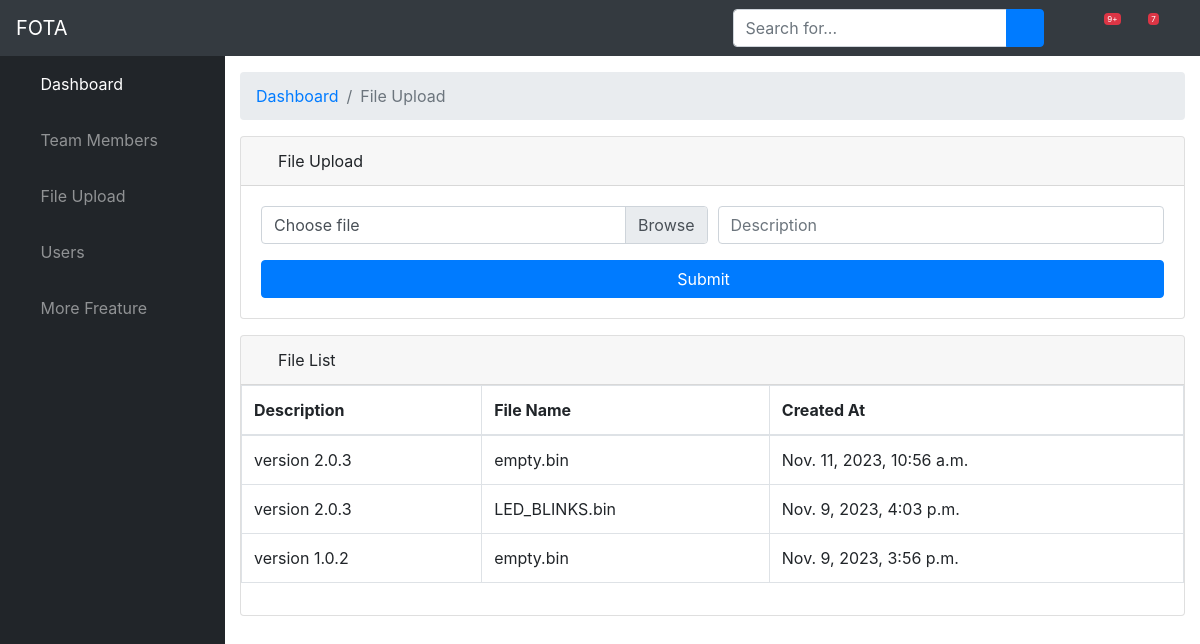
The app's page /fileupload (signed in) with its own data.
### crud/models.py (models this page shows)
class Document(models.Model):
    title = models.CharField(max_length=255, blank=True)
    description = models.CharField(max_length=255, blank=True)
    document = models.FileField(upload_to='documents/')
    uploaded_at = models.DateTimeField(auto_now_add=True)
    class Meta:
        app_label = 'crud'

### crud/views.py (the view)
# urls.py: path('fileupload', views.fileupload, name='fileupload'),
@login_required
def fileupload(request):
    if request.method == 'POST' and request.FILES['myfile']:
        myfile = request.FILES['myfile']
        fs = FileSystemStorage()
        document = Document(
            description=request.POST['description'],
            document=myfile.name,
            uploaded_at=datetime.datetime.now(), )
        document.save()
        messages.success(request, 'File uploaded successfully!')
        filename = fs.save(myfile.name, myfile)
        uploaded_file_url = fs.url(filename)
        return redirect('fileupload')
    else:
        documents = Document.objects.order_by('-uploaded_at')[:3]
        context = {'documents': documents}
    return render(request, 'fileupload.html', context)

### templates/fileupload.html (shortened to what this page needs)
{% extends 'layout/app.html' %}
{% block body %}
    <div id="content-wrapper">
        <div class="container-fluid">
            <ol class="breadcrumb">
                <li class="breadcrumb-item">
                    <a href="#">Dashboard</a>
                </li>
                <li class="breadcrumb-item active">File Upload</li>
            </ol>
            <div class="card mb-3">
                <div class="card-header">
                    <i class="fas fa-table"></i>
                    File Upload
                </div>
                <div class="card-body">
                    <form action="fileupload" class="form-horizontal" method="POST" enctype="multipart/form-data">
                        <div class="form-group">
                            <div class="form-row">
                                <div class="col-md-6">
                                    <div class="input-group input-group-lg">
                                        <div class="custom-file">
                                            <label class="custom-file-label" id="fileLabel" for="fileInput">Choose file</label>
                                        </div>
                                    </div>
                                </div>
                                <div class="col-md-6">
                                    <div class="input-group input-group-lg">
                                        <div class="custom-file">
                                            <input type="text" class="form-control" name="description" placeholder="Description" id="inputFirst" required>
                                        </div>
                                    </div>
                                </div>
                            </div>
                        </div>
                        <button class="btn btn-primary btn-block" type="submit">Submit &nbsp;&nbsp;&nbsp;</button>
                    </form>
                </div>
            </div>
            <div class="card mb-3">
                <div class="card-header">
                    <i class="fas fa-table"></i>
                    File List
                </div>
                <div class="table">
                    <table class="table table-bordered"  width="100%" cellspacing="0">
                        <thead>
                        <tr>
                            <th>Description</th>
                            <th>File Name</th>
                            <th>Created At</th>
                        </tr>
                        </thead>
                        <tbody>
                        {% for document in documents %}
                            <tr>
                                <td>{{ document.description }}</td>
                                <td>{{ document.document }}</td>
                                <td>{{ document.uploaded_at }}</td>
                            </tr>
                        {% endfor %}
                        </tbody>
                    </table>
                </div>
            </div>
        </div>
    </div>
{% endblock %}

### templates/layout/app.html (shortened to what this page needs)
<!DOCTYPE html>
<html lang="en">
<head>
    {% load static %}
    <link href="{% static 'vendor/fontawesome-free/css/all.min.css' %}" rel="stylesheet" type="text/css">
    <link href="{% static 'vendor/datatables/dataTables.bootstrap4.css' %}" rel="stylesheet">
    <link href="{% static 'css/sb-admin.css' %}" rel="stylesheet">
</head>
<body id="page-top">
{% include "elements/header.html" %}
<div id="wrapper">
    {% include "elements/sidebar.html" %}
    {% block body %}{% endblock %}
</div>
</body>
</html>

### templates/elements/header.html (shortened to what this page needs)
<nav class="navbar navbar-expand navbar-dark bg-dark static-top">
    <a class="navbar-brand mr-1" href="index.html">FOTA</a>
    <button class="btn btn-link btn-sm text-white order-1 order-sm-0" id="sidebarToggle" href="#">
        <i class="fas fa-bars"></i>
    </button>
    <form class="d-none d-md-inline-block form-inline ml-auto mr-0 mr-md-3 my-2 my-md-0">
        <div class="input-group">
            <input type="text" class="form-control" placeholder="Search for..." aria-label="Search" aria-describedby="basic-addon2">
            <div class="input-group-append">
                <button class="btn btn-primary" type="button">
                    <i class="fas fa-search"></i>
                </button>
            </div>
        </div>
    </form>
    <ul class="navbar-nav ml-auto ml-md-0">
        <li class="nav-item dropdown no-arrow mx-1">
            <a class="nav-link dropdown-toggle" href="#" id="alertsDropdown" role="button" data-toggle="dropdown" aria-haspopup="true" aria-expanded="false">
                <i class="fas fa-bell fa-fw"></i>
                <span class="badge badge-danger">9+</span>
            </a>
        </li>
        <li class="nav-item dropdown no-arrow mx-1">
            <a class="nav-link dropdown-toggle" href="#" id="messagesDropdown" role="button" data-toggle="dropdown" aria-haspopup="true" aria-expanded="false">
                <i class="fas fa-envelope fa-fw"></i>
                <span class="badge badge-danger">7</span>
            </a>
        </li>
        <li class="nav-item dropdown no-arrow">
            <a class="nav-link dropdown-toggle" href="#" id="userDropdown" role="button" data-toggle="dropdown" aria-haspopup="true" aria-expanded="false">
                <i class="fas fa-user-circle fa-fw"></i>
            </a>
        </li>
    </ul>
</nav>

### templates/elements/sidebar.html (shortened to what this page needs)
<ul class="sidebar navbar-nav">
    <li class="nav-item active">
        <a class="nav-link" href="{% url 'index' %}">
            <i class="fas fa-fw fa-tachometer-alt"></i>
            <span>Dashboard</span>
        </a>
    </li>
    <li class="nav-item">
        <a class="nav-link" href="{% url 'list' %}">
            <i class="fas fa-fw fa-database"></i>
            <span>Team Members</span>
        </a>
    </li>
    <li class="nav-item">
        <a class="nav-link" href="{% url 'fileupload' %}">
            <i class="fas fa-fw fa-table"></i>
            <span>File Upload</span>
        </a>
    </li>
    <li class="nav-item dropdown">
        <a class="nav-link dropdown-toggle" href="#" id="pagesDropdown" role="button" data-toggle="dropdown" aria-haspopup="true" aria-expanded="false">
            <i class="fas fa-fw fa-folder"></i>
            <span>Users</span>
        </a>
    </li>
     <li class="nav-item dropdown">
        <a class="nav-link dropdown-toggle" href="#" id="pagesDropdown" role="button" data-toggle="dropdown" aria-haspopup="true" aria-expanded="false">
            <i class="fas fa-fw fa-file"></i>
            <span>More Freature</span>
        </a>
    </li>
</ul>

### records on screen
Document: description "version 2.0.3", document "empty.bin", uploaded_at "Nov. 11, 2023, 10:56 a.m."
Document: description "version 2.0.3", document "LED_BLINKS.bin", uploaded_at "Nov. 9, 2023, 4:03 p.m."
Document: description "version 1.0.2", document "empty.bin", uploaded_at "Nov. 9, 2023, 3:56 p.m."
